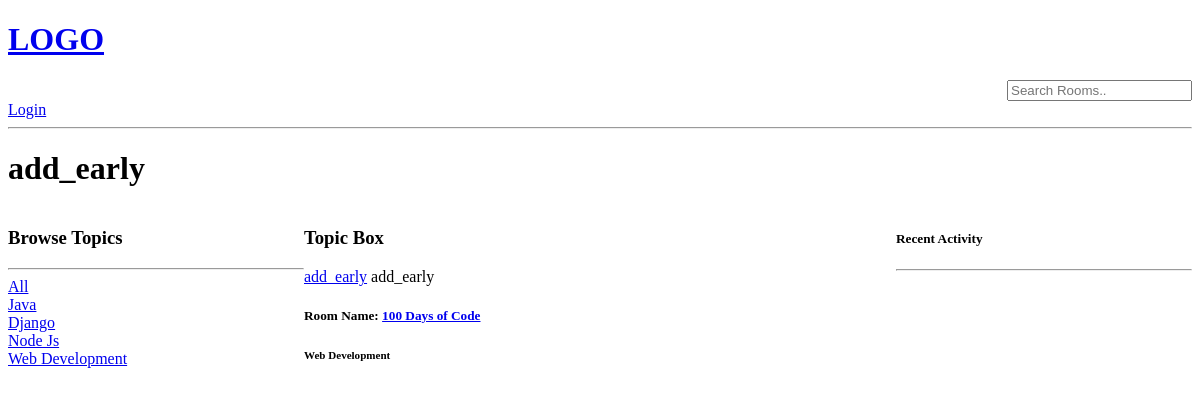
Page /home/profile/1/ on the earlier database version.
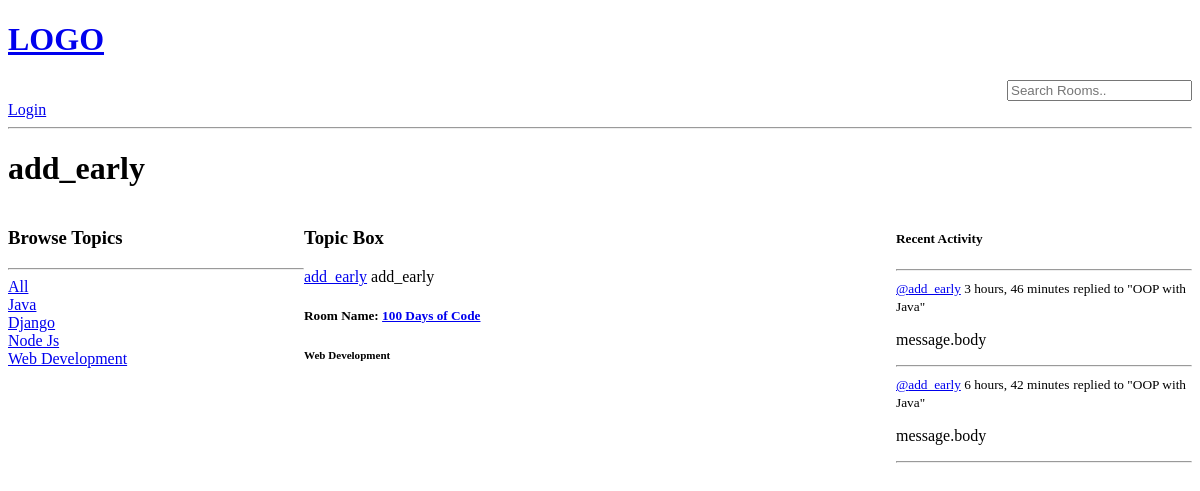
Same page on the later database version.
### base/models.py (models this page shows, shortened)
class Topic(models.Model):
    name = models.CharField(max_length=200)

class Room(models.Model):
    host = models.ForeignKey(CustomUser, on_delete=models.SET_NULL, null=True)                      #set up foriegn key with custom user
    topic = models.ForeignKey(Topic, on_delete=models.SET_NULL, null = True)                        #set up foriegn key with topic
    name = models.CharField(max_length=200)
    description = models.TextField(null=True, blank=True)
    participants = models.ManyToManyField(CustomUser, related_name='participants', blank=True)
    updated = models.DateTimeField(auto_now=True)
    created = models.DateTimeField(auto_now_add=True)
    class Meta:
        ordering = ['-updated', '-created']              #ensure newest item in db is first
    def __str__(self):
        return self.name

class CustomUser(AbstractUser):
    username = None             #set username field to none
    name = models.CharField(max_length=255, null=True, blank=True)        #Make username field required
    email = models.EmailField(_("email address"), unique=True)              #make email field unique
    USERNAME_FIELD = "email"                #set username field to email
    REQUIRED_FIELDS = []
    objects = CustomUserManager()               #specify all objects from class come from customusermanager

class Message(models.Model):
    user = models.ForeignKey(CustomUser, on_delete=models.CASCADE)
    room = models.ForeignKey(Room, on_delete=models.CASCADE)
    body = models.TextField()
    updated = models.DateTimeField(auto_now=True)                   #update everytime timestamp is saved
    created = models.DateTimeField(auto_now_add=True)               #take snapshot when model is created
    class Meta:
     ordering = ['-updated', 'created']

### base/views.py (the view)
# urls.py: path('profile/<str:pk>/', views.userP, name='user-profile'),
def userP(request, pk):
    user = CustomUser.objects.get(id=pk)
    rooms = user.room_set.all()
    room_messages = user.message_set.all()
    topics = Topic.objects.all()
    context = {'user': user, 'rooms': rooms,
               'room_messages': room_messages, 'topics': topics}
    return render(request, 'base/profile.html', context)

### base/templates/base/profile.html (shortened to what this page needs)
{% extends 'main.html' %} {% block content %}
<h1>{{ user.name }}</h1>
<div class="profile-container">
  <div>{% include 'base/topics_component.html'%}</div>
  <div>{% include 'base/feed_component.html'%}</div>
  <div>{% include 'base/activity_component.html'%}</div>
</div>
{% endblock %}

### base/templates/base/topics_component.html
<h3>Browse Topics</h3>
<hr />
<a href="{% url 'home' %}">All</a>
{% for topic in topics %}
<div>
  <a href="{% url 'home' %}?q={{topic.name}}">{{topic.name}}</a>
</div>
{% endfor %}

### base/templates/base/feed_component.html (shortened to what this page needs)
{% for room in rooms %}
<div style="margin-right: 20px; margin-bottom: 20px">
  <h3>Topic Box</h3>
  <a href=" {% url 'user-profile' room.host.id %}">{{room.host.name}}</a>
  <span>{{ room.host.name }}</span>
  <h5>Room Name: <a href="{% url 'room' room.id %}">{{ room.name }}</a></h5>
  <h5><small>{{ room.topic.name }}</small></h5>
</div>
{% endfor %}

### base/templates/base/activity_component.html (shortened to what this page needs)
<h5>Recent Activity</h5>
<hr />
{% for message in room_messages %}
<div>
  <small
    ><a href="{% url 'user-profile' message.user.id %}"
      >@{{message.user.name}}</a
    >
    {{message.created|timesince}}</small
  >
  <small>replied to "{{message.room}}"</small>
  <p>message.body</p>
  <hr />
</div>
{% endfor %}

Differences in the rows shown:
added Message: user.name "add_early", created "3 hours, 46 minutes", room "OOP with Java"
added Message: user.name "add_early", created "6 hours, 42 minutes", room "OOP with Java"
